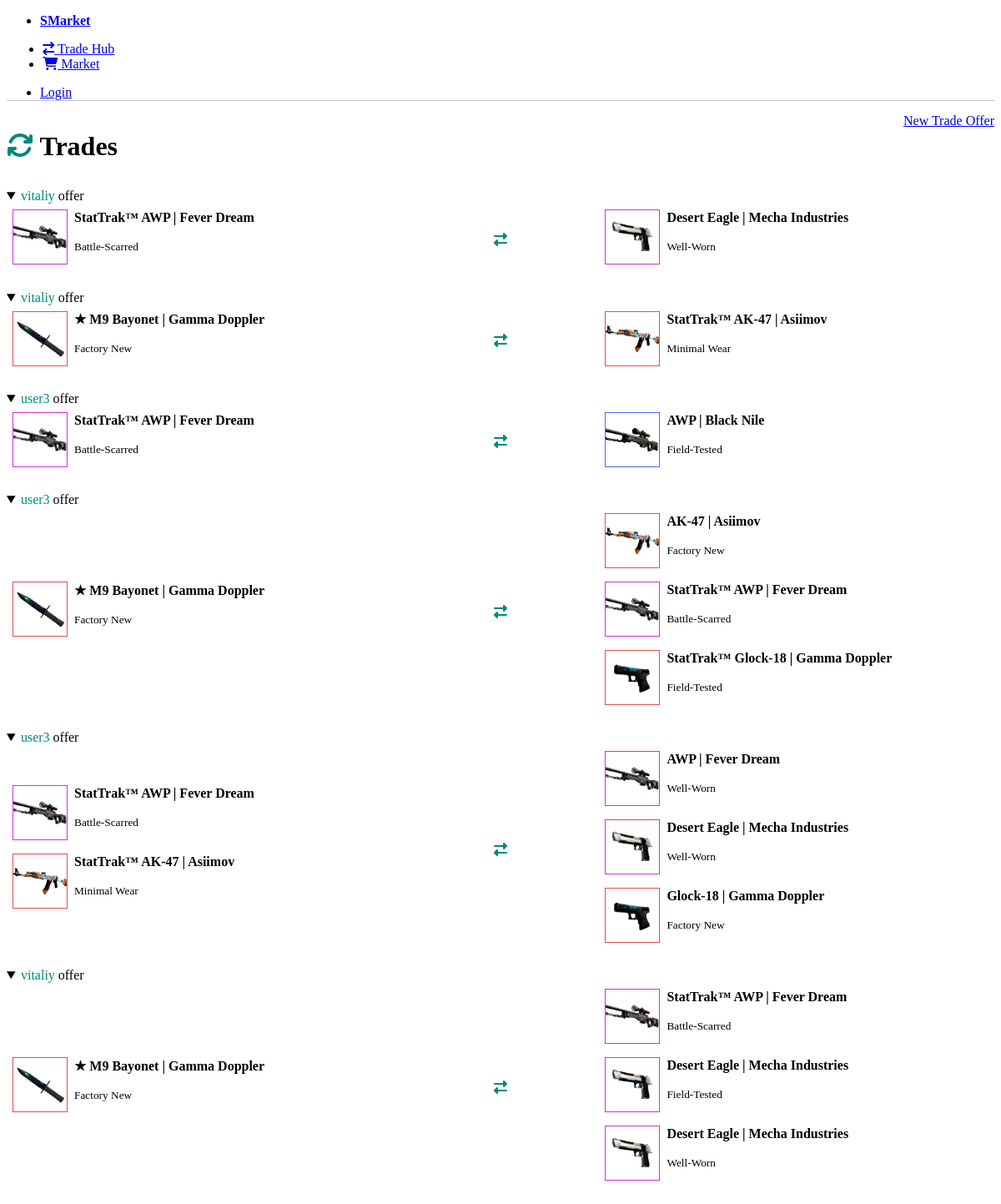
The page / on the database its author committed.
### trade_hub/models.py (models this page shows, shortened)
class Trade(models.Model):
    NEW = 'N'
    REVIEWING = 'RW'
    DECLINED = 'DC'
    CANCELED = 'CD'
    SUCCESS = 'SC'
    STATUSES = [
        (NEW, 'New'),
        (REVIEWING, 'Reviewing'),
        (DECLINED, 'Declined'),
        (CANCELED, 'Canceled'),
        (SUCCESS, 'Success'),
    ]
    id = models.UUIDField(default=uuid.uuid4, unique=True, primary_key=True, editable=False)
    creator = models.ForeignKey(Profile, on_delete=models.CASCADE, null=True, related_name="creator")
    second_party = models.ForeignKey(Profile, on_delete=models.CASCADE, null=True, blank=True, related_name="second_party")
    guarantor = models.ForeignKey(Profile, on_delete=models.CASCADE, null=True, blank=True, related_name="guarantor")
    status = models.CharField(max_length=2, choices=STATUSES, default=NEW)
    created = models.DateTimeField(auto_now_add=True)
    class Meta:
        ordering = ["-created"]

class TradeItem(models.Model):
    id = models.UUIDField(default=uuid.uuid4, unique=True, primary_key=True, editable=False)
    trade = models.ForeignKey(Trade, on_delete=models.CASCADE)
    user_item = models.ForeignKey(UserItem, on_delete=models.CASCADE, null=True, blank=True)
    item = models.ForeignKey(Item, on_delete=models.CASCADE, null=True, blank=True)
    user = models.ForeignKey(Profile, on_delete=models.CASCADE, null=True, blank=True)

class UserItem(models.Model):
    id = models.UUIDField(default=uuid.uuid4, unique=True, primary_key=True, editable=False)
    float = models.DecimalField(max_digits=18, decimal_places=17, blank=True, null=True)
    item = models.ForeignKey(Item, on_delete=models.CASCADE)
    user = models.ForeignKey(Profile, on_delete=models.CASCADE, null=True, blank=True)

class Item(models.Model):
    id = models.UUIDField(default=uuid.uuid4, unique=True, primary_key=True, editable=False)
    name = models.CharField(max_length=500)
    description = models.TextField(null=True, blank=True)
    stattrak = models.BooleanField(default=False)
    image = models.ImageField(blank=True, upload_to='items/', default='items/empty_trade_slot.png')
    game = models.ForeignKey("trade_hub.Game", on_delete=models.CASCADE)
    quality = models.ForeignKey("trade_hub.ItemQuality", on_delete=models.SET_NULL, null=True)
    exterior = models.ForeignKey("trade_hub.ItemExterior", on_delete=models.SET_NULL, null=True)
    class Meta:
        ordering = ["name"]
        unique_together = [['name', 'stattrak', 'quality', 'exterior']]

class ItemExterior(models.Model):
    id = models.UUIDField(default=uuid.uuid4, unique=True, primary_key=True, editable=False)
    name = models.CharField(max_length=500)
    game = models.ForeignKey("trade_hub.Game", on_delete=models.CASCADE)

### users/models.py (models this page shows, shortened)
class Profile(models.Model):
    user = models.OneToOneField(User, on_delete=models.CASCADE, null=True, blank=True)
    id = models.UUIDField(default=uuid.uuid4, unique=True, primary_key=True, editable=False)
    image = models.ImageField(null=True, blank=True, upload_to='profiles/', default='profiles/user-default.png')
    username = models.CharField(max_length=200, blank=True, null=True)
    email = models.EmailField(max_length=500, blank=True, null=True)
    registation_date = models.DateTimeField(auto_now_add=True)
    steam_id = models.PositiveBigIntegerField(null=True, blank=True)
    trade_url = models.CharField(max_length=500, null=True, blank=True)
    balance = models.DecimalField(max_digits=9, decimal_places=2, blank=True, null=True, default=0)
    discount = models.FloatField(default=0)
    total_trade_amount = models.FloatField(default=0.0)

### trade_hub/views.py (the view)
# urls.py: path('', include('trade_hub.urls')),
def trade_hub(request):
    trades = Trade.objects.filter(status=Trade.NEW)
    guarantor = request.user.groups.filter(name="guarantor").exists()
    context = {
        'trades': trades,
        'guarantor': guarantor,
    }
    return render(request, 'trade_hub/trade_hub.html', context=context)

### trade_hub/templates/trade_hub/trade_hub.html (shortened to what this page needs)
{% extends 'main.html' %}
{% block content %}
<div class="container" id="trade-hub-container">
	<div class="tradehub-headline">
		<h1>
			<i class="fa-solid fa-arrows-rotate green-text"></i> Trades
		</h1>
        <div>
            <a href="{% url 'create-trade-offer' %}" role="button">New Trade Offer</a>
        </div>
	</div>
	{% for trade in trades %}
		<details open>
			<summary>
				<div class="trade-summary-div">
					<div><span class="green-text">{{trade.creator.username}}</span> offer</div>
				</div>
			</summary>
			<div class="trade-offer-block">
				<div class="offer-left">
					<table>
						<tbody>
							{% for tradeitem in trade.tradeitem_set.all %}
								{% if tradeitem.user == trade.creator %}
									<tr>
										<th scope="row">
											<img
												src="{{ tradeitem.user_item.item.image.url }}"
												alt=""
												class="offer-small-img"
												style="border-color: {{ tradeitem.user_item.item.quality.color_hex }}"
											/>
										</th>
										<td>
											<div>
												<strong>{% if tradeitem.user_item.item.stattrak %} StatTrak™ {% endif %}{{ tradeitem.user_item.item.name }}</strong>
												<p>
													<small> {{tradeitem.user_item.item.exterior.name}} </small>
												</p>
											</div>
										</td>
									</tr>
								{% endif %}
							{% endfor %}
						</tbody>
					</table>
				</div>
				<div>
					<i class="fa-solid fa-right-left green-text"></i>
				</div>
				<div class="offer-right">
					<table>
						<tbody>
							{% for tradeitem in trade.tradeitem_set.all %}
								{% if tradeitem.user == None %}
									<tr>
										<th scope="row">
											<img
												src="{{ tradeitem.item.image.url }}"
												alt=""
												class="offer-small-img"
												style="border-color: {{ tradeitem.item.quality.color_hex }}"
											/>
										</th>
										<td>
											<div>
												<strong>{% if tradeitem.item.stattrak %} StatTrak™ {% endif %}{{ tradeitem.item.name }}</strong>
												<p>
													<small> {{tradeitem.item.exterior.name}} </small>
												</p>
											</div>
										</td>
									</tr>
								{% endif %}
							{% endfor %}
						</tbody>
					</table>
				</div>
			</div>
		</details>
	{% endfor %}
	{% endblock content %}

### static/css/styles.css (style rules this page uses)
:root { --primary: #00897b; }
[data-theme="light"], :root:not([data-theme="dark"]) { --primary: #00897b; --primary-hover: #00796b; --primary-focus: rgba(0, 137, 123, 0.125); --primary-inverse: #fff; }
:root { --form-element-active-border-color: var(--primary); --form-element-focus-color: var(--primary-focus); --switch-color: var(--primary-inverse); --switch-checked-background-color: var(--primary); }
.tradehub-headline > h1 { margin-bottom: 2rem; }
.tradehub-headline { display: flex; justify-content: space-between; }
#trade-hub-container { margin-top: 1rem; }
.green-text { color: var(--primary); }
.trade-summary-div { display: inline-block; }
.offer-right { max-width: 40%; width: -webkit-fill-available; }
.offer-left { max-width: 40%; width: -webkit-fill-available; }
.offer-small-img { min-width: 4rem; width: 4rem; border: 1px solid; }
.trade-offer-block th { padding: 5px; }
.trade-offer-block { display: flex; justify-content: space-between; align-items: center; }
.trade-offer-block table { margin-bottom: 0.2rem; }

### rows shown on the page
Trade: creator.username "vitaliy"
TradeItem: user_item.item.image (picture), shows "StatTrak™", user_item.item.name "AWP | Fever Dream", user_item.item.exterior.name "Battle-Scarred"
TradeItem: item.image (picture), item.name "Desert Eagle | Mecha Industries", item.exterior.name "Well-Worn"
Trade: creator.username "vitaliy"
TradeItem: user_item.item.image (picture), user_item.item.name "★ M9 Bayonet | Gamma Doppler", user_item.item.exterior.name "Factory New"
TradeItem: item.image (picture), shows "StatTrak™", item.name "AK-47 | Asiimov", item.exterior.name "Minimal Wear"
Trade: creator.username "user3"
TradeItem: user_item.item.image (picture), shows "StatTrak™", user_item.item.name "AWP | Fever Dream", user_item.item.exterior.name "Battle-Scarred"
TradeItem: item.image (picture), item.name "AWP | Black Nile", item.exterior.name "Field-Tested"
Trade: creator.username "user3"
TradeItem: user_item.item.image (picture), user_item.item.name "★ M9 Bayonet | Gamma Doppler", user_item.item.exterior.name "Factory New"
TradeItem: item.image (picture), item.name "AK-47 | Asiimov", item.exterior.name "Factory New"
TradeItem: item.image (picture), shows "StatTrak™", item.name "AWP | Fever Dream", item.exterior.name "Battle-Scarred"
TradeItem: item.image (picture), shows "StatTrak™", item.name "Glock-18 | Gamma Doppler", item.exterior.name "Field-Tested"
Trade: creator.username "user3"
TradeItem: user_item.item.image (picture), shows "StatTrak™", user_item.item.name "AWP | Fever Dream", user_item.item.exterior.name "Battle-Scarred"
TradeItem: user_item.item.image (picture), shows "StatTrak™", user_item.item.name "AK-47 | Asiimov", user_item.item.exterior.name "Minimal Wear"
TradeItem: item.image (picture), item.name "AWP | Fever Dream", item.exterior.name "Well-Worn"
TradeItem: item.image (picture), item.name "Desert Eagle | Mecha Industries", item.exterior.name "Well-Worn"
TradeItem: item.image (picture), item.name "Glock-18 | Gamma Doppler", item.exterior.name "Factory New"
Trade: creator.username "vitaliy"
TradeItem: user_item.item.image (picture), user_item.item.name "★ M9 Bayonet | Gamma Doppler", user_item.item.exterior.name "Factory New"
TradeItem: item.image (picture), shows "StatTrak™", item.name "AWP | Fever Dream", item.exterior.name "Battle-Scarred"
TradeItem: item.image (picture), item.name "Desert Eagle | Mecha Industries", item.exterior.name "Field-Tested"
TradeItem: item.image (picture), item.name "Desert Eagle | Mecha Industries", item.exterior.name "Well-Worn"
